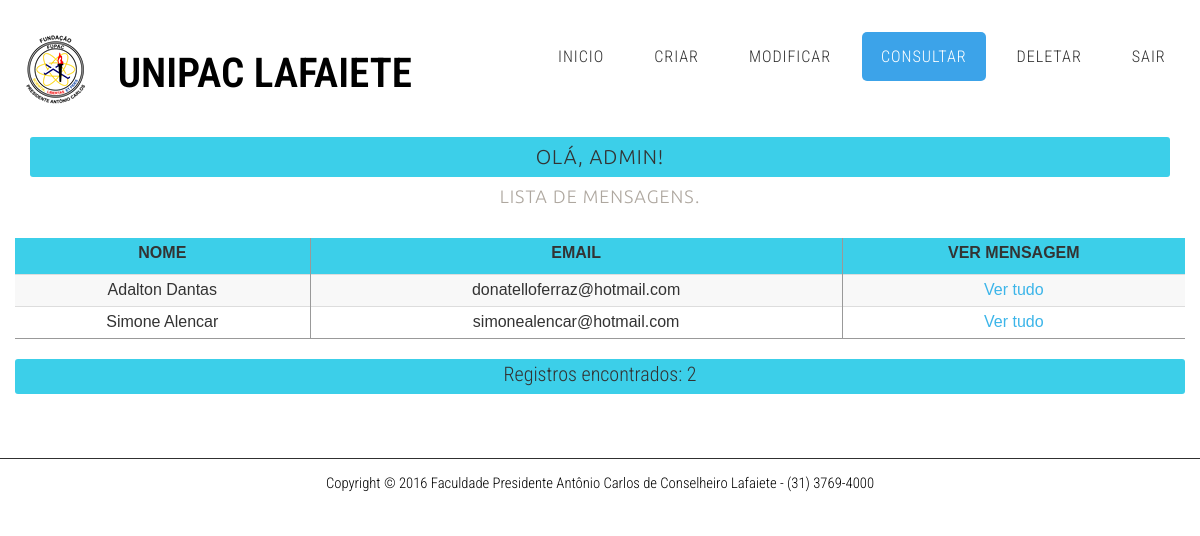
/php/consultaMensagem.php (signed in), run on the app's committed database.
### tables this page shows
CREATE TABLE `contato` (
`id`  int(11) NOT NULL AUTO_INCREMENT ,
`name`  varchar(255) NOT NULL ,
`email`  varchar(255) NOT NULL ,
`celular`  varchar(255) NOT NULL ,
`mensagem`  varchar(4096) NOT NULL ,
PRIMARY KEY (`id`)
);

### php/consultaMensagem.php (the view, shortened to what this page needs)
<!DOCTYPE HTML>
<html>
	<head>
		<link href="../css/bootstrap.css" rel="stylesheet" media="screen">
		<link href="../css/style.css" rel="stylesheet" media="screen">
		</head>
<body class="homepage">
	<div id="header">
		<div class="container">
			<div id="pict">
				<a href="../index.html"><img src="../images/FUPAC.png"></a>
			</div>
			<div id="logo">
				<a href="../index.html">UNIPAC LAFAIETE</a>
			</div>
			<nav id="nav">
				<ul>
					<li><a href="admin.php">INICIO</a></li>
					<li><a href="criar.php">CRIAR</a></li>
					<li><a href="modificar.php">MODIFICAR</a></li>
					<li class="active" class="page-scroll"><a href="consulta.php">CONSULTAR</a></li>
					<li><a href="deletar.php">DELETAR</a></li>
					<li><a href="logout.php">SAIR</a></li>
				</ul>
			</nav>
		</div>
	</div>
	<section id="contato">
		<div class="container">
			<div class="row">
				<div class="col-lg-12 text-center">
				<h2 class="btn-sm label-primary">
				<?php
					echo "Olá, " . $_SESSION['usuarioNome'] . "!";
				?>
				</h2>
				<h4 class="text-muted">Lista de mensagens.</h4>
				</div>
			</div>
			<br>
		</div>
	<div class="container">
		<div class="row">
			<table class="table table-responsive">
			<thead class="btn-sm label-primary">
			<tr>
				<td><label>NOME</label></td>
				<td><label>EMAIL</label></td>
				<td><label>VER MENSAGEM</label></td>
			</tr>
			</thead>
			<tbody>
		<?php
require_once('conexao.php');
$sql = "SELECT * FROM `contato`";
$resultado = $conexao->query($sql) OR trigger_error($conexao->error, E_USER_ERROR);
while ($login = $resultado->fetch_object()) {
	echo 	'<tr>
				<td>' .$login->name. '</td>
				<td>' .$login->email. '</td>
				<td><a href="verMensagem.php?id='.$login->id.'">Ver tudo</a></td>
			</tr>';
}
	echo '</tbody></table>';
	echo '<p class="btn-sm label-primary col-lg-12 " align="center">Registros encontrados: '.$resultado->num_rows.'</p>';
?>
		</div>
	</div>
	</section>
	<div id="copyright" class="container">
		Copyright © 2016 Faculdade Presidente Antônio Carlos de Conselheiro Lafaiete - (31) 3769-4000
	</div>
</body>
</html>

### css/style.css (style rules this page uses)
body { background: #fff repeat; }
body,input,textarea,select { font-family: 'Roboto Condensed', sans-serif; font-weight: 300; font-size: 11pt; }
h1,h2,h3,h4,h5,h6 { letter-spacing: 1px; text-transform: uppercase; font-weight: 300; }
a { color: ##0021ff; }
p, ul, ol, dl, table { margin-bottom: 1em; }
section, article { margin-bottom: 3em; }
section > :last-child, article > :last-child { margin-bottom: 0; }
#header { position: relative; background: #FFF; }
#header .container { position: relative; padding: 4em 0em; }
#logo { position: absolute; left: 7em; top: 3em; }
#logo a { display: block; text-decoration: none; font-size: 2.8em; font-weight: 600; color: #000 }
#pict { position: absolute; left: 0em; top: 2em; }
#nav { position: absolute; right: 0em; top: 2.2em; }
#nav > ul > li { float: left; }
#nav > ul > li:last-child { padding-right: 0; }
#nav > ul > li > a, #nav > ul > li > span { display: block; margin-left: 0.7em; padding: 0.80em 1.2em; letter-spacing: 0.06em; text-decoration: none; text-transform: uppercase; font-size: 1.1em; outline: 0; color: #333; }
#nav li.active a { background: #3ca3e9; border-radius: 5px; color: #FFF; }
.table { max-width: 100%; background-color: transparent; border-collapse: collapse; border-spacing: 0; font-family: arial; }
.table { border-bottom: #999999 solid 1px; width: 100%; margin-bottom: 20px; }
.table th, .table td { border-right: #999999 solid 1px; font-size: 16px; padding: 5px; line-height: 20px; text-align: center; vertical-align: middle; }
.table td:last-child { border-right: 0; }
.table tbody > tr:nth-child(odd) > td, .table tbody > tr:nth-child(odd) > th { background-color: #f8f8f8; }
#copyright { position: relative; padding: 1em; width: 100%; border-top: 1px solid #303030; text-align: center; color: #000 }

### css/style-desktop.css (style rules this page uses)
body,input,textarea,select { font-size: 12pt; }

### data on the page
contato: name "Adalton Dantas", email "donatelloferraz@hotmail.com"
contato: name "Simone Alencar", email "simonealencar@hotmail.com"

### other printed values
$_SESSION['usuarioNome'] "ADMIN"
$resultado->num_rows "2"
